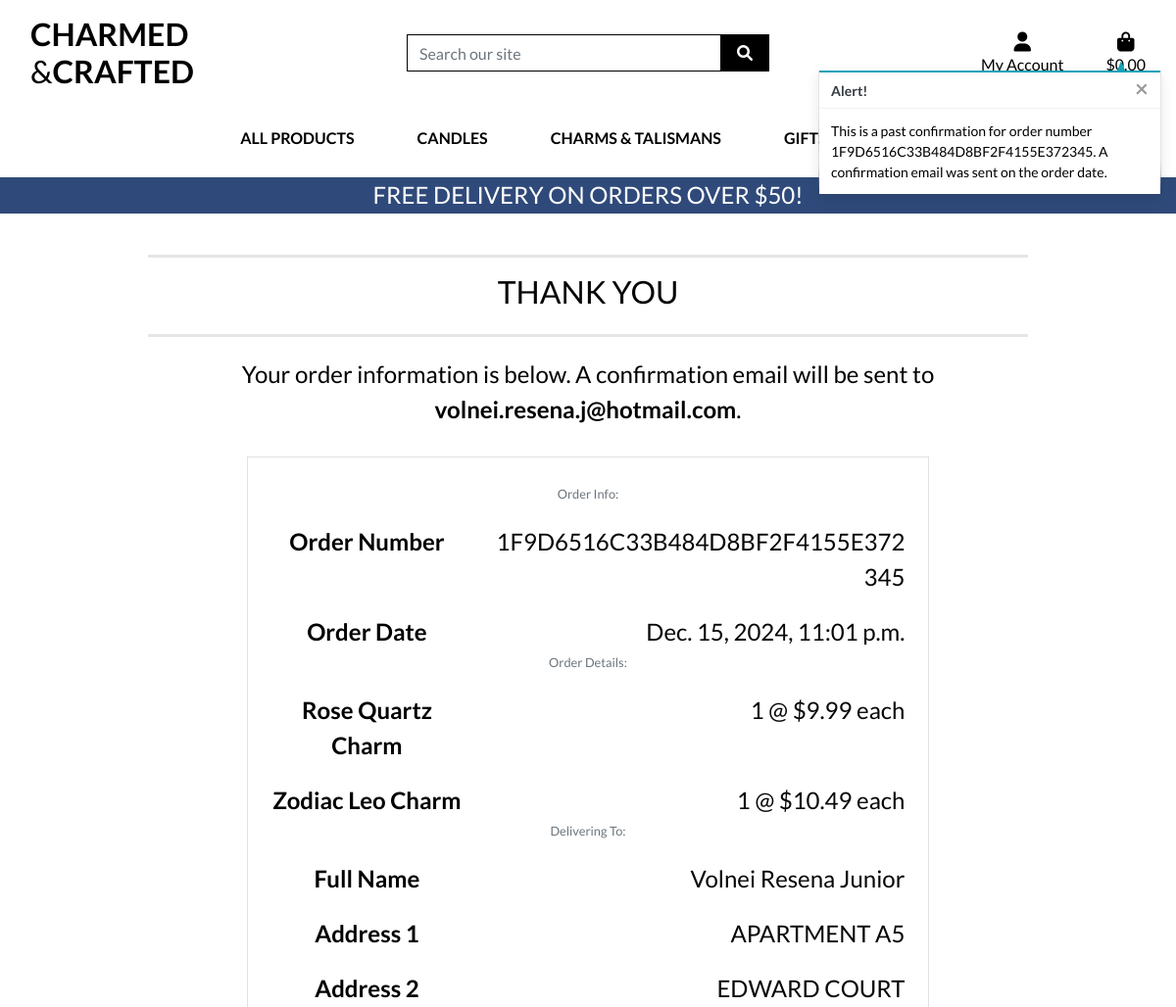
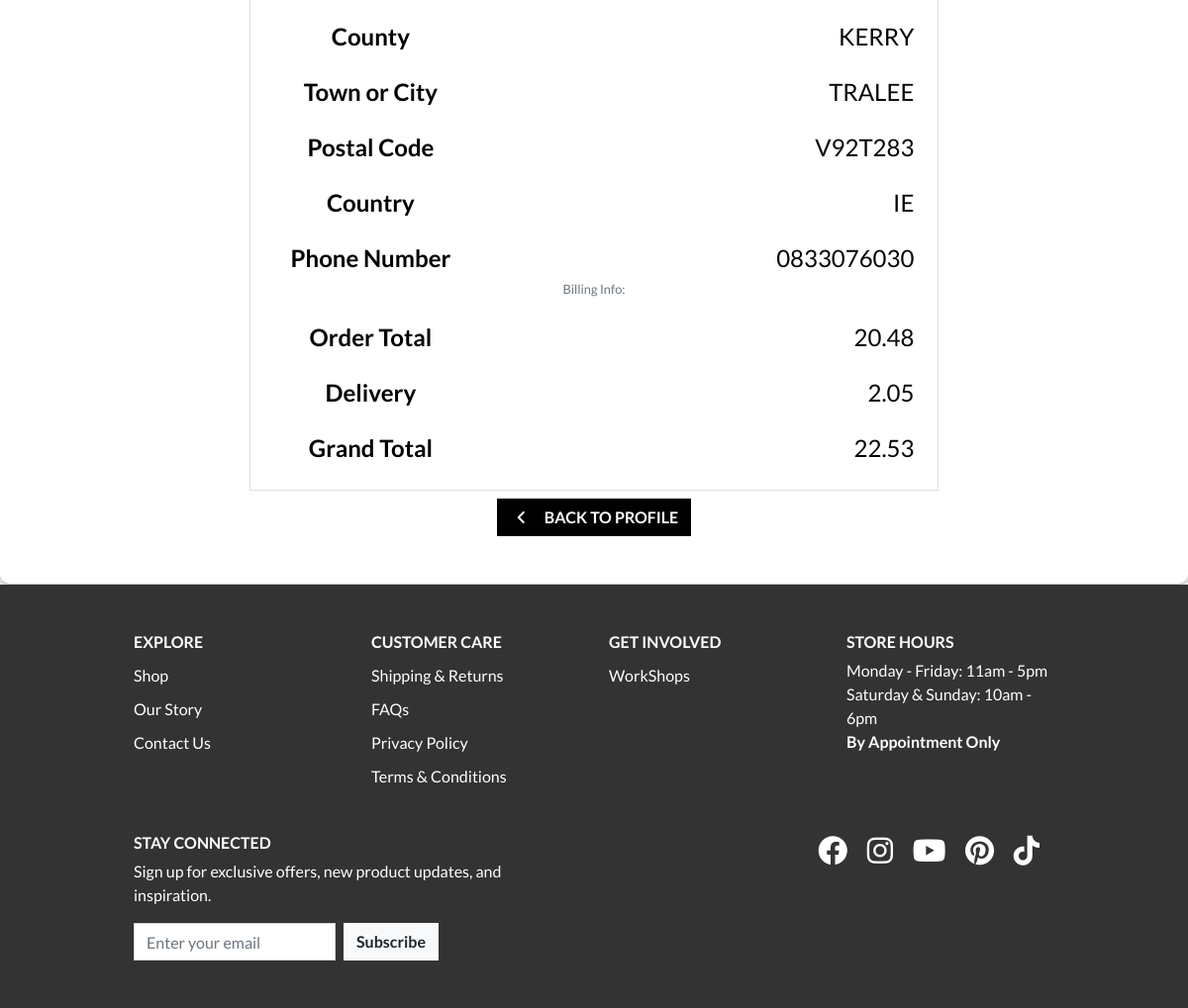
The app's page /profile/order_history/1F9D6516C33B484D8BF2F4155E372345 with its own data (2 pictures, top to bottom).
### checkout/models.py (models this page shows, shortened)
class Order(models.Model):
    order_number = models.CharField(max_length=32, null=False, editable=False)
    user_profile = models.ForeignKey(
        UserProfile, on_delete=models.SET_NULL,
        null=True, blank=True, related_name='orders')
    full_name = models.CharField(max_length=50, null=False, blank=False)
    email = models.EmailField(max_length=254, null=False, blank=False)
    phone_number = models.CharField(max_length=20, null=False, blank=False)
    country = models.CharField(
        max_length=2,
        choices=get_country_choices(),
        blank=True,
        null=True,
    )
    postcode = models.CharField(max_length=20, null=True, blank=True)
    town_or_city = models.CharField(max_length=40, null=False, blank=False)
    street_address1 = models.CharField(max_length=80, null=False, blank=False)
    street_address2 = models.CharField(max_length=80, null=True, blank=True)
    county = models.CharField(max_length=80, null=True, blank=True)
    date = models.DateTimeField(auto_now_add=True)
    delivery_cost = models.DecimalField(max_digits=6,
                                        decimal_places=2,
                                        null=False,
                                        default=0
                                        )
    order_total = models.DecimalField(max_digits=10,
                                      decimal_places=2,
                                      null=False,
                                      default=0
                                      )
    grand_total = models.DecimalField(max_digits=10,
                                      decimal_places=2,
                                      null=False,
                                      default=0
                                      )
    original_bag = models.TextField(null=False, blank=False, default='')
    stripe_pid = models.CharField(max_length=254,
                                  null=False,
                                  blank=False,
                                  default=''
                                  )

class OrderLineItem(models.Model):
    order = models.ForeignKey(
        Order, null=False,
        blank=False,
        on_delete=models.CASCADE,
        related_name='lineitems'
        )
    product = models.ForeignKey(
        Product,
        null=False,
        blank=False,
        on_delete=models.CASCADE
        )
    product_size = models.CharField(
        max_length=2,
        null=True,
        blank=True
        )
    quantity = models.IntegerField(null=False, blank=False, default=0)
    lineitem_total = models.DecimalField(
        max_digits=6,
        decimal_places=2,
        null=False,
        blank=False,
        editable=False
        )

### products/models.py (models this page shows, shortened)
class Product(models.Model):
    category = models.ForeignKey('Category',
                                 null=True,
                                 blank=True,
                                 on_delete=models.CASCADE
                                 )
    sku = models.CharField(max_length=254, null=True, blank=True)
    name = models.CharField(max_length=254)
    description = models.TextField()
    has_sizes = models.BooleanField(
        default=False,
        null=True,
        blank=True
    )
    price = models.DecimalField(max_digits=6, decimal_places=2)
    rating = models.DecimalField(
        max_digits=6,
        decimal_places=2,
        null=True,
        blank=True
    )
    image_url = models.URLField(max_length=1024, null=True, blank=True)
    image = models.ImageField(null=True, blank=True)

### profiles/views.py (the view)
def order_history(request, order_number):
    order = get_object_or_404(Order, order_number=order_number)
    messages.info(request, (
        f'This is a past confirmation for order number {order_number}. '
        'A confirmation email was sent on the order date.'
    ))
    template = 'checkout/checkout_success.html'
    context = {
        'order': order,
        'from_profile': True,
    }
    return render(request, template, context)

### home/forms.py
class SubscriptionForm(forms.ModelForm):
    class Meta:
        model = Subscription
        fields = ['email']
        widgets = {
            'email': forms.EmailInput(attrs={
                'class': 'form-control mr-2 mb-2 mb-lg-0',
                'placeholder': 'Enter your email',
                'style': 'border-radius: 0;',
                'id': 'id_subscription_email',
            }),
        }

### bag/contexts.py (called while the page is built, shortened)
def bag_contents(request):
    bag_items = []
    total = 0
    product_count = 0
    bag = request.session.get('bag', {})
    if total < settings.FREE_DELIVERY_THRESHOLD:
        delivery = total * Decimal(settings.STANDARD_DELIVERY_PERCENTAGE / 100)
        free_delivery_delta = settings.FREE_DELIVERY_THRESHOLD - total
    else:
        delivery = 0
        free_delivery_delta = 0
    grand_total = delivery + total
    context = {
        'bag_items': bag_items,
        'total': total,
        'product_count': product_count,
        'delivery': delivery,
        'free_delivery_delta': free_delivery_delta,
        'free_delivery_threshold': settings.FREE_DELIVERY_THRESHOLD,
        'grand_total': grand_total,
    }
    return context

### home/context_processors.py (called while the page is built)
def subscription_form(request):
    return {'subscription_form': SubscriptionForm()}

### checkout/templates/checkout/checkout_success.html (shortened to what this page needs)
{% extends "base.html" %}
{% load static %}
{% block extra_css %}
    <link rel="stylesheet" href="{% static 'checkout/css/checkout.css' %}">
{% endblock %}
{% block page_header %}
    <div class="container header-container">
    </div>
{% endblock %}
{% block content %}
    <div class="overlay clearover">
        <div class="container text-center">
            <div class="row">
                <div class="col">
                    <hr>
                    <h2 class="logo-font mb-4">Thank You</h2>
                    <hr>
                    <p class="text-black">Your order information is below. A confirmation email will be sent to <strong>{{ order.email }}</strong>.</p>
                </div>
            </div>
            <div class="row">
                <div class="col-12 col-lg-12">
                    <div class="order-confirmation-wrapper p-4 border">
                        <div class="row">
                            <div class="col">
                                <small class="text-muted">Order Info:</small>
                            </div>
                        </div>
                        <div class="row">
                            <div class="col-12 col-md-4">
                                <p class="mb-0 text-black font-weight-bold">Order Number</p>
                            </div>
                            <div class="col-12 col-md-8 text-md-right wrap-text wrap-order-number">
                                <p class="mb-0">{{ order.order_number }}</p>
                            </div>
                        </div>
                        <div class="row">
                            <div class="col-12 col-md-4">
                                <p class="mb-0 text-black font-weight-bold">Order Date</p>
                            </div>
                            <div class="col-12 col-md-8 text-md-right">
                                <p class="mb-0">{{ order.date }}</p>
                            </div>
                        </div>
                        <div class="row">
                            <div class="col">
                                <small class="text-muted">Order Details:</small>
                            </div>
                        </div>
                        {% for item in order.lineitems.all %}
                        <div class="row">
                            <div class="col-12 col-md-4">
                                <p class="small mb-0 text-black font-weight-bold">
                                    {{ item.product.name }}{% if item.product_size %} - Size {{ item.product.size|upper }}{% endif %}
                                </p>
                            </div>
                            <div class="col-12 col-md-8 text-md-right">
                                <p class="small mb-0">{{ item.quantity }} @ ${{ item.product.price }} each</p>
                            </div>
                        </div>
                        {% endfor %}
                        <div class="row">
                            <div class="col">
                                <small class="text-muted">Delivering To:</small>
                            </div>
                        </div>
                        <div class="row">
                            <div class="col-12 col-md-4">
                                <p class="mb-0 text-black font-weight-bold">Full Name</p>
                            </div>
                            <div class="col-12 col-md-8 text-md-right">
                                <p class="mb-0">{{ order.full_name }}</p>
                            </div>
                        </div>
                        <div class="row">
                            <div class="col-12 col-md-4">
                                <p class="mb-0 text-black font-weight-bold">Address 1</p>
                            </div>
                            <div class="col-12 col-md-8 text-md-right">
                                <p class="mb-0">{{ order.street_address1 }}</p>
                            </div>
                        </div>
                        {% if order.street_address2 %}
                        <div class="row">
                            <div class="col-12 col-md-4">
                                <p class="mb-0 text-black font-weight-bold">Address 2</p>
                            </div>
                            <div class="col-12 col-md-8 text-md-right">
                                <p class="mb-0">{{ order.street_address2 }}</p>
                            </div>
                        </div>
                        {% endif %}
                        {% if order.county %}
                        <div class="row">
                            <div class="col-12 col-md-4">
                                <p class="mb-0 text-black font-weight-bold">County</p>
                            </div>
                            <div class="col-12 col-md-8 text-md-right">
                                <p class="mb-0">{{ order.county }}</p>
                            </div>
                        </div>
                        {% endif %}
                        <div class="row">
                            <div class="col-12 col-md-4">
                                <p class="mb-0 text-black font-weight-bold">Town or City</p>
                            </div>
                            <div class="col-12 col-md-8 text-md-right">
                                <p class="mb-0">{{ order.town_or_city }}</p>
                            </div>
                        </div>
                        {% if order.postcode %}
                        <div class="row">
                            <div class="col-12 col-md-4">
                                <p class="mb-0 text-black font-weight-bold">Postal Code</p>
                            </div>
                            <div class="col-12 col-md-8 text-md-right">
                                <p class="mb-0">{{ order.postcode }}</p>
                            </div>
                        </div>
                        {% endif %}
                        <div class="row">
                            <div class="col-12 col-md-4">
                                <p class="mb-0 text-black font-weight-bold">Country</p>
                            </div>
                            <div class="col-12 col-md-8 text-md-right">
                                <p class="mb-0">{{ order.country }}</p>
                            </div>
                        </div>
                        <div class="row">
                            <div class="col-12 col-md-4">
                                <p class="mb-0 text-black font-weight-bold">Phone Number</p>
                            </div>
                            <div class="col-12 col-md-8 text-md-right">
                                <p class="mb-0">{{ order.phone_number }}</p>
                            </div>
                        </div>
                        <div class="row">
                            <div class="col">
                                <small class="text-muted">Billing Info:</small>
                            </div>
                        </div>
                        <div class="row">
                            <div class="col-12 col-md-4">
                                <p class="mb-0 text-black font-weight-bold">Order Total</p>
                            </div>
                            <div class="col-12 col-md-8 text-md-right">
                                <p class="mb-0">{{ order.order_total }}</p>
                            </div>
                        </div>
                        <div class="row">
                            <div class="col-12 col-md-4">
                                <p class="mb-0 text-black font-weight-bold">Delivery</p>
                            </div>
                            <div class="col-12 col-md-8 text-md-right">
                                <p class="mb-0">{{ order.delivery_cost }}</p>
                            </div>
                        </div>
                        <div class="row">
                            <div class="col-12 col-md-4">
                                <p class="mb-0 text-black font-weight-bold">Grand Total</p>
                            </div>
                            <div class="col-12 col-md-8 text-md-right">
                                <p class="mb-0">{{ order.grand_total }}</p>
                            </div>
                        </div>
                    </div>
                </div>
            </div>
            <div class="row">
                <div class="col-12 text-center">
                    {% if from_profile %}
                    <a href="{% url 'profile' %}" class="btn btn-black rounded-0 my-2">
                        <span class="icon mr-2">
                            <i class="fas fa-angle-left"></i>
                        </span>
                        <span class="text-uppercase">Back to Profile</span>
                    </a>
                {% endif %}
            </div>
        </div>
        </div>
    </div>
{% endblock %}

### static/css/base.css (style rules this page uses)
html, body { height: 100%; margin: 0; display: flex; flex-direction: column; }
body { height: 100%; color: #ffffff; font-family: 'Lato'; display: flex; flex-direction: column; }
hr { border-top: 3px solid rgba(0, 0, 0, .1); }
.icon { align-items: center; display: inline-flex; justify-content: center; height: 1.5rem; width: 1.5rem; }
.logo-font { text-transform: uppercase; }
.btn-black { background: black; color: white; }
.btn { font-weight: 600; }
.text-black { color: #000 !important; }
.footer .form-inline input { width: auto; padding: 0.375rem 0.75rem; border-radius: 0; }
.overlay { background: #fff7ff; padding: 80px 20px 40px 20px; text-align: center; border-radius: 10px; box-shadow: 0 4px 10px rgba(0, 0, 0, 0.3); color: #060606; min-height: 80vh; }
.overlay p { font-size: 1.5rem; margin: 20px 0 30px; font-weight: 400; }
.clearover { background: #ffffff !important; }
.wrap-text { word-wrap: break-word; overflow-wrap: break-word; white-space: normal; }
@media (min-width: 992px) { .header-container { padding-top: 164px; } }
@media (min-width: 992px) { .order-confirmation-wrapper { text-align: center; margin: 0 auto; width: fit-content; } }
@media (min-width: 992px) { .wrap-text { word-wrap: break-word; overflow-wrap: break-word; white-space: normal; text-align: left; } }
@media (min-width: 1200px) { .container { max-width: 80%; } }

### records on screen
Order: email "volnei.resena.j@hotmail.com", order_number "1F9D6516C33B484D8BF2F4155E372345", date "Dec. 15, 2024, 11:01 p.m.", full_name "Volnei Resena Junior", street_address1 "APARTMENT A5", street_address2 "EDWARD COURT", county "KERRY", town_or_city "TRALEE", postcode "V92T283", country "IE", phone_number "0833076030", order_total "20.48", delivery_cost "2.05", grand_total "22.53"
OrderLineItem: product.name "Rose Quartz Charm", quantity "1", product.price "9.99"
OrderLineItem: product.name "Zodiac Leo Charm", quantity "1", product.price "10.49"

### other values on screen
{{ free_delivery_threshold }} "50"
{{ message }} "This is a past confirmation for order number 1F9D6516C33B484D8BF2F4155E372345. A confirmation email was sent on the order date."
